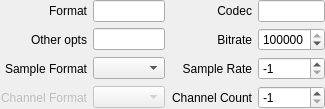
<?xml version="1.0" encoding="UTF-8"?>
<ui version="4.0">
 <class>AudioFormatFieldWidget</class>
 <widget class="QWidget" name="AudioFormatFieldWidget">
  <property name="geometry">
   <rect>
    <x>0</x>
    <y>0</y>
    <width>318</width>
    <height>109</height>
   </rect>
  </property>
  <property name="windowTitle">
   <string>Form</string>
  </property>
  <layout class="QGridLayout" name="gridLayout">
   <property name="leftMargin">
    <number>0</number>
   </property>
   <property name="topMargin">
    <number>0</number>
   </property>
   <property name="rightMargin">
    <number>0</number>
   </property>
   <property name="bottomMargin">
    <number>0</number>
   </property>
   <item row="1" column="2">
    <widget class="QLabel" name="label_2">
     <property name="sizePolicy">
      <sizepolicy hsizetype="Preferred" vsizetype="Preferred">
       <horstretch>0</horstretch>
       <verstretch>0</verstretch>
      </sizepolicy>
     </property>
     <property name="text">
      <string>Codec</string>
     </property>
     <property name="alignment">
      <set>Qt::AlignRight|Qt::AlignTrailing|Qt::AlignVCenter</set>
     </property>
    </widget>
   </item>
   <item row="1" column="3">
    <widget class="QLineEdit" name="lineEdit_2"/>
   </item>
   <item row="2" column="0">
    <widget class="QLabel" name="label_8">
     <property name="sizePolicy">
      <sizepolicy hsizetype="Preferred" vsizetype="Preferred">
       <horstretch>0</horstretch>
       <verstretch>0</verstretch>
      </sizepolicy>
     </property>
     <property name="text">
      <string>Other opts</string>
     </property>
     <property name="alignment">
      <set>Qt::AlignRight|Qt::AlignTrailing|Qt::AlignVCenter</set>
     </property>
    </widget>
   </item>
   <item row="5" column="0">
    <widget class="QLabel" name="label_6">
     <property name="enabled">
      <bool>false</bool>
     </property>
     <property name="sizePolicy">
      <sizepolicy hsizetype="Preferred" vsizetype="Preferred">
       <horstretch>0</horstretch>
       <verstretch>0</verstretch>
      </sizepolicy>
     </property>
     <property name="text">
      <string>Channel Format</string>
     </property>
     <property name="alignment">
      <set>Qt::AlignRight|Qt::AlignTrailing|Qt::AlignVCenter</set>
     </property>
    </widget>
   </item>
   <item row="3" column="1">
    <widget class="QComboBox" name="comboBox"/>
   </item>
   <item row="1" column="1">
    <widget class="QLineEdit" name="lineEdit">
     <property name="layoutDirection">
      <enum>Qt::LeftToRight</enum>
     </property>
    </widget>
   </item>
   <item row="2" column="2">
    <widget class="QLabel" name="label_7">
     <property name="sizePolicy">
      <sizepolicy hsizetype="Preferred" vsizetype="Preferred">
       <horstretch>0</horstretch>
       <verstretch>0</verstretch>
      </sizepolicy>
     </property>
     <property name="text">
      <string>Bitrate</string>
     </property>
     <property name="alignment">
      <set>Qt::AlignRight|Qt::AlignTrailing|Qt::AlignVCenter</set>
     </property>
    </widget>
   </item>
   <item row="3" column="3">
    <widget class="QSpinBox" name="spinBox">
     <property name="suffix">
      <string/>
     </property>
     <property name="prefix">
      <string/>
     </property>
     <property name="minimum">
      <number>-1</number>
     </property>
     <property name="maximum">
      <number>999999999</number>
     </property>
     <property name="value">
      <number>-1</number>
     </property>
     <property name="displayIntegerBase">
      <number>10</number>
     </property>
    </widget>
   </item>
   <item row="5" column="3">
    <widget class="QSpinBox" name="spinBox_2">
     <property name="minimum">
      <number>-1</number>
     </property>
     <property name="maximum">
      <number>256</number>
     </property>
     <property name="value">
      <number>-1</number>
     </property>
    </widget>
   </item>
   <item row="3" column="0">
    <widget class="QLabel" name="label_4">
     <property name="sizePolicy">
      <sizepolicy hsizetype="Preferred" vsizetype="Preferred">
       <horstretch>0</horstretch>
       <verstretch>0</verstretch>
      </sizepolicy>
     </property>
     <property name="text">
      <string>Sample Format</string>
     </property>
     <property name="alignment">
      <set>Qt::AlignRight|Qt::AlignTrailing|Qt::AlignVCenter</set>
     </property>
    </widget>
   </item>
   <item row="1" column="0">
    <widget class="QLabel" name="label">
     <property name="sizePolicy">
      <sizepolicy hsizetype="Preferred" vsizetype="Preferred">
       <horstretch>0</horstretch>
       <verstretch>0</verstretch>
      </sizepolicy>
     </property>
     <property name="text">
      <string>Format</string>
     </property>
     <property name="alignment">
      <set>Qt::AlignRight|Qt::AlignTrailing|Qt::AlignVCenter</set>
     </property>
    </widget>
   </item>
   <item row="5" column="2">
    <widget class="QLabel" name="label_5">
     <property name="sizePolicy">
      <sizepolicy hsizetype="Preferred" vsizetype="Preferred">
       <horstretch>0</horstretch>
       <verstretch>0</verstretch>
      </sizepolicy>
     </property>
     <property name="text">
      <string>Channel Count</string>
     </property>
     <property name="alignment">
      <set>Qt::AlignRight|Qt::AlignTrailing|Qt::AlignVCenter</set>
     </property>
    </widget>
   </item>
   <item row="5" column="1">
    <widget class="QComboBox" name="comboBox_2">
     <property name="enabled">
      <bool>false</bool>
     </property>
    </widget>
   </item>
   <item row="3" column="2">
    <widget class="QLabel" name="label_3">
     <property name="sizePolicy">
      <sizepolicy hsizetype="Preferred" vsizetype="Preferred">
       <horstretch>0</horstretch>
       <verstretch>0</verstretch>
      </sizepolicy>
     </property>
     <property name="text">
      <string>Sample Rate</string>
     </property>
     <property name="alignment">
      <set>Qt::AlignRight|Qt::AlignTrailing|Qt::AlignVCenter</set>
     </property>
    </widget>
   </item>
   <item row="2" column="3">
    <widget class="QSpinBox" name="spinBox_3">
     <property name="prefix">
      <string/>
     </property>
     <property name="minimum">
      <number>1</number>
     </property>
     <property name="maximum">
      <number>999999999</number>
     </property>
     <property name="value">
      <number>128000</number>
     </property>
    </widget>
   </item>
   <item row="2" column="1">
    <widget class="QLineEdit" name="lineEdit_3"/>
   </item>
  </layout>
 </widget>
 <tabstops>
  <tabstop>lineEdit</tabstop>
  <tabstop>lineEdit_2</tabstop>
  <tabstop>lineEdit_3</tabstop>
  <tabstop>spinBox_3</tabstop>
  <tabstop>comboBox</tabstop>
  <tabstop>spinBox</tabstop>
  <tabstop>comboBox_2</tabstop>
  <tabstop>spinBox_2</tabstop>
 </tabstops>
 <resources/>
 <connections>
  <connection>
   <sender>lineEdit</sender>
   <signal>textEdited(QString)</signal>
   <receiver>AudioFormatFieldWidget</receiver>
   <slot>handleChanged()</slot>
   <hints>
    <hint type="sourcelabel">
     <x>117</x>
     <y>10</y>
    </hint>
    <hint type="destinationlabel">
     <x>158</x>
     <y>54</y>
    </hint>
   </hints>
  </connection>
  <connection>
   <sender>lineEdit_2</sender>
   <signal>textEdited(QString)</signal>
   <receiver>AudioFormatFieldWidget</receiver>
   <slot>handleChanged()</slot>
   <hints>
    <hint type="sourcelabel">
     <x>277</x>
     <y>10</y>
    </hint>
    <hint type="destinationlabel">
     <x>158</x>
     <y>54</y>
    </hint>
   </hints>
  </connection>
  <connection>
   <sender>lineEdit_3</sender>
   <signal>textEdited(QString)</signal>
   <receiver>AudioFormatFieldWidget</receiver>
   <slot>handleChanged()</slot>
   <hints>
    <hint type="sourcelabel">
     <x>117</x>
     <y>38</y>
    </hint>
    <hint type="destinationlabel">
     <x>158</x>
     <y>54</y>
    </hint>
   </hints>
  </connection>
  <connection>
   <sender>spinBox</sender>
   <signal>valueChanged(int)</signal>
   <receiver>AudioFormatFieldWidget</receiver>
   <slot>handleChanged()</slot>
   <hints>
    <hint type="sourcelabel">
     <x>277</x>
     <y>68</y>
    </hint>
    <hint type="destinationlabel">
     <x>158</x>
     <y>54</y>
    </hint>
   </hints>
  </connection>
  <connection>
   <sender>spinBox_2</sender>
   <signal>valueChanged(int)</signal>
   <receiver>AudioFormatFieldWidget</receiver>
   <slot>handleChanged()</slot>
   <hints>
    <hint type="sourcelabel">
     <x>277</x>
     <y>97</y>
    </hint>
    <hint type="destinationlabel">
     <x>158</x>
     <y>54</y>
    </hint>
   </hints>
  </connection>
  <connection>
   <sender>spinBox_3</sender>
   <signal>valueChanged(int)</signal>
   <receiver>AudioFormatFieldWidget</receiver>
   <slot>handleChanged()</slot>
   <hints>
    <hint type="sourcelabel">
     <x>277</x>
     <y>39</y>
    </hint>
    <hint type="destinationlabel">
     <x>158</x>
     <y>54</y>
    </hint>
   </hints>
  </connection>
  <connection>
   <sender>comboBox</sender>
   <signal>currentIndexChanged(int)</signal>
   <receiver>AudioFormatFieldWidget</receiver>
   <slot>handleChanged()</slot>
   <hints>
    <hint type="sourcelabel">
     <x>117</x>
     <y>67</y>
    </hint>
    <hint type="destinationlabel">
     <x>158</x>
     <y>54</y>
    </hint>
   </hints>
  </connection>
  <connection>
   <sender>comboBox_2</sender>
   <signal>currentIndexChanged(int)</signal>
   <receiver>AudioFormatFieldWidget</receiver>
   <slot>handleChanged()</slot>
   <hints>
    <hint type="sourcelabel">
     <x>117</x>
     <y>96</y>
    </hint>
    <hint type="destinationlabel">
     <x>158</x>
     <y>54</y>
    </hint>
   </hints>
  </connection>
 </connections>
 <slots>
  <slot>handleChanged()</slot>
 </slots>
</ui>
